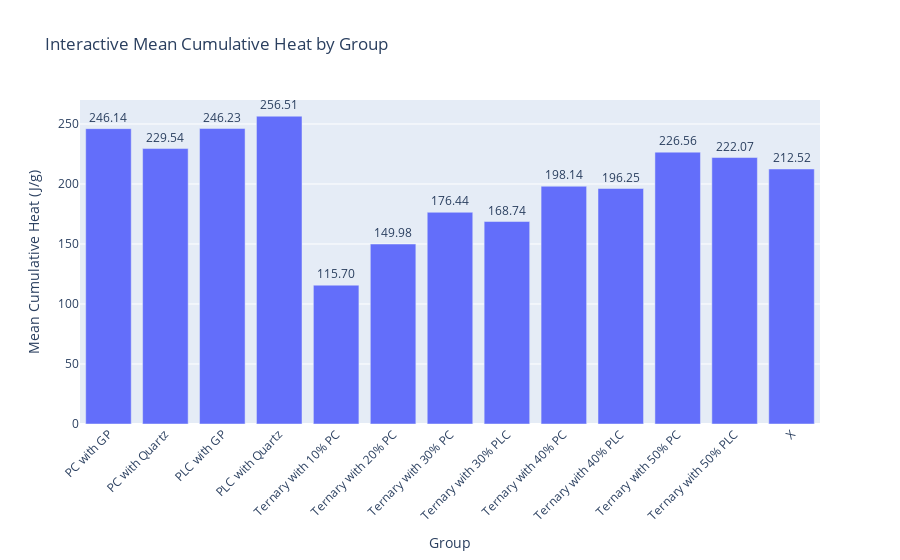

The cell this chart's notebook holds for it:
### Code cell
import plotly.express as px

# Interactive bar chart for mean cumulative heat
fig = px.bar(
    group_mean,
    x="Group_names",
    y="Cumulative Heat (J/g)",
    title="Interactive Mean Cumulative Heat by Group",
    labels={"Group_names": "Group", "Cumulative Heat (J/g)": "Mean Cumulative Heat (J/g)"},
    text="Cumulative Heat (J/g)"
)
fig.update_traces(texttemplate='%{text:.2f}', textposition='outside')
fig.update_layout(xaxis_tickangle=-45)
fig.show()

### Figure 1 — Plotly figure (JSON) as saved in the notebook; plotly's stock layout.template omitted (floating-point values rounded to 4 significant figures)
{"data": [{"hovertemplate": "Group=%{x}<br>Mean Cumulative Heat (J/g)=%{text}<extra></extra>", "legendgroup": "", "marker": {"color": "#636efa", "pattern": {"shape": ""}}, "name": "", "orientation": "v", "showlegend": false, "text": [246.1, 229.5, 246.2, 256.5, 115.7, 150.0, 176.4, 168.7, 198.1, 196.2, 226.6, 222.1, 212.5], "textposition": "outside", "texttemplate": "%{text:.2f}", "type": "bar", "x": ["PC with GP", "PC with Quartz", "PLC with GP", "PLC with Quartz", "Ternary with 10% PC", "Ternary with 20% PC", "Ternary with 30% PC", "Ternary with 30% PLC", "Ternary with 40% PC", "Ternary with 40% PLC", "Ternary with 50% PC", "Ternary with 50% PLC", "X"], "xaxis": "x", "y": [246.1, 229.5, 246.2, 256.5, 115.7, 150.0, 176.4, 168.7, 198.1, 196.2, 226.6, 222.1, 212.5], "yaxis": "y"}], "layout": {"barmode": "relative", "legend": {"tracegroupgap": 0}, "title": {"text": "Interactive Mean Cumulative Heat by Group"}, "xaxis": {"anchor": "y", "domain": [0, 1], "tickangle": -45, "title": {"text": "Group"}}, "yaxis": {"anchor": "x", "domain": [0, 1], "title": {"text": "Mean Cumulative Heat (J/g)"}}}}
